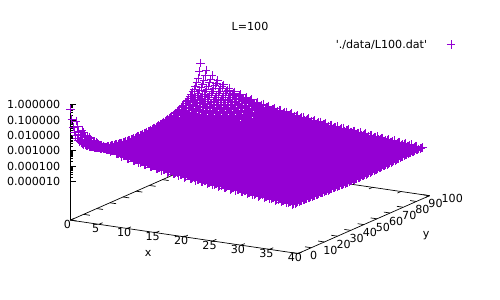

Generate this figure with gnuplot:
set logscale z

set xlabel 'x'
set ylabel 'y'

set title 'L=100'

splot './data/L100.dat'

set terminal pdf
set output "plot3d.pdf"

splot './data/L100.dat'
